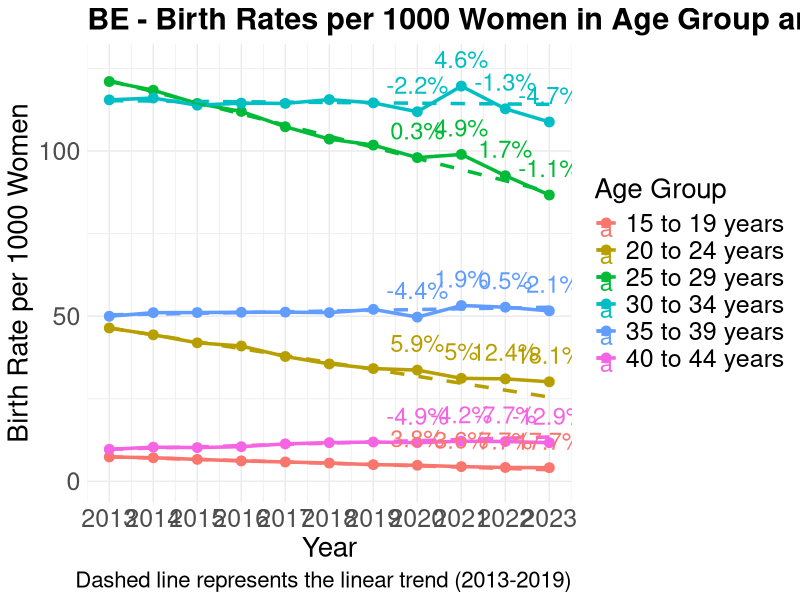

Here is the R script that generated this plot:
library(ggplot2)
library(readr)
library(dplyr)
library(tidyr)
library(scales)

# Reads the CSV files
women_age_groups <- read_csv('data/be/women_age_groups_by_year.csv')
births_long <- read_csv('data/be/births_by_mother_age_group_year.csv')

# Merges the data frames by Age and Year
data <- women_age_groups %>%
  inner_join(births_long, by = c("Age", "Year"))

# Calculates the birth rate per 1000 women for each age group and year
data <- data %>%
  mutate(birth_rate = (Births / Count) * 1000)

# Initializes a list to store the results for each age group
results <- list()

# Performs linear regression and calculate deviations for each age group
for(age_group in unique(data$Age)) {
  age_data <- data %>%
    filter(Age == age_group)
  
  # Fits a linear model to birth rates from 2013 to 2019
  fit <- lm(birth_rate ~ Year, data = age_data[age_data$Year <= 2019,])
  
  # Predicts birth rates for the years 2020 to 2023
  age_data$predicted_rate <- predict(fit, newdata = age_data)
  
  # Calculates the percentage deviation for the years 2020 to 2023
  age_data$deviation <- with(age_data, 100 * (birth_rate - predicted_rate) / predicted_rate)
  
  # Stores the results
  results[[age_group]] <- age_data
}

# Combines the results into a single data frame
final_data <- bind_rows(results)

# Creates plot
ggplot(final_data, aes(x = Year, y = birth_rate, color = Age)) +
  geom_line(size = 1.2) +
  geom_point(size = 3) +
  geom_line(aes(y = predicted_rate), linetype = "dashed", size = 1.2) +
  geom_text(aes(label = ifelse(Year >= 2020, paste0(round(deviation, 1), "%"), "")),
            vjust = -1, size = 6) +
  labs(title = "BE - Birth Rates per 1000 Women in Age Group and Deviation from Linear Trend (2013-2019)",
       x = "Year",
       y = "Birth Rate per 1000 Women",
       color = "Age Group",
       caption = "Dashed line represents the linear trend (2013-2019)") +
  theme_minimal() +
  ylim(0, max(final_data$birth_rate, na.rm = TRUE) + 5) +
  scale_x_continuous(breaks = 2013:2023) +
  theme(
    text = element_text(size = 18),
    plot.title = element_text(size = 22, face = "bold"),
    axis.title = element_text(size = 20),
    axis.text = element_text(size = 18),
    legend.title = element_text(size = 20),
    legend.text = element_text(size = 18),
    plot.caption = element_text(size = 16)
  )
